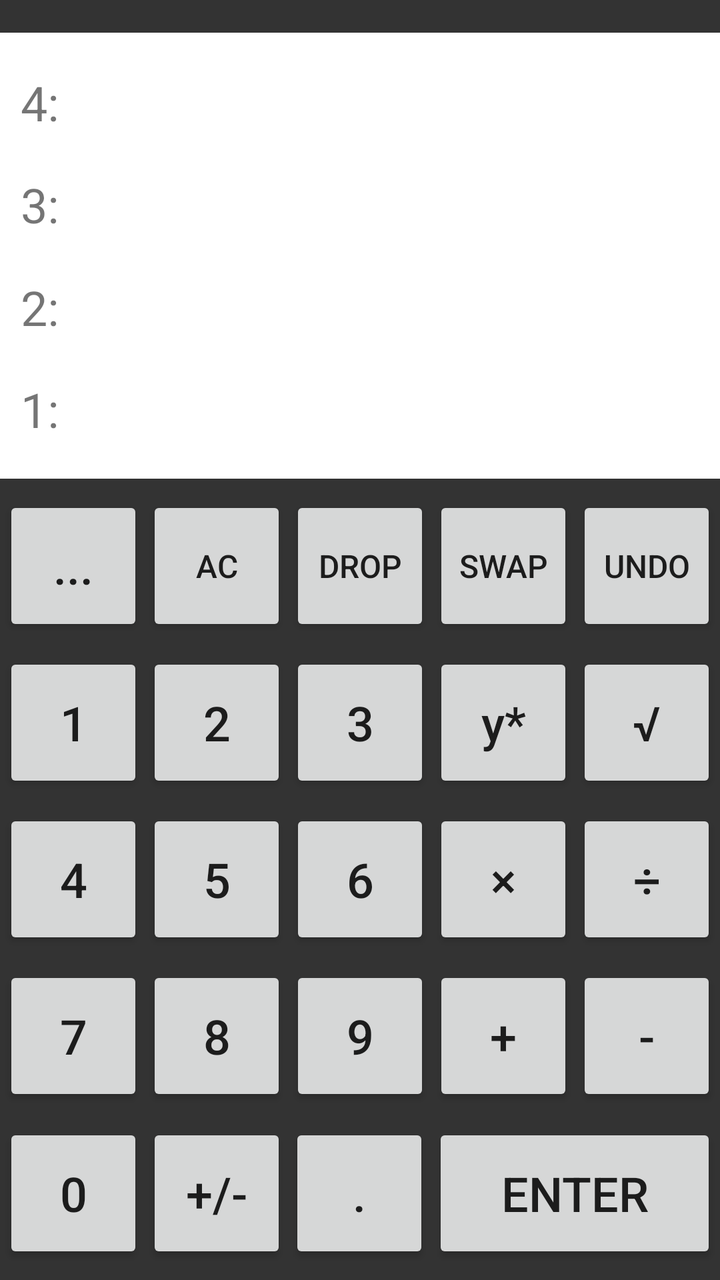
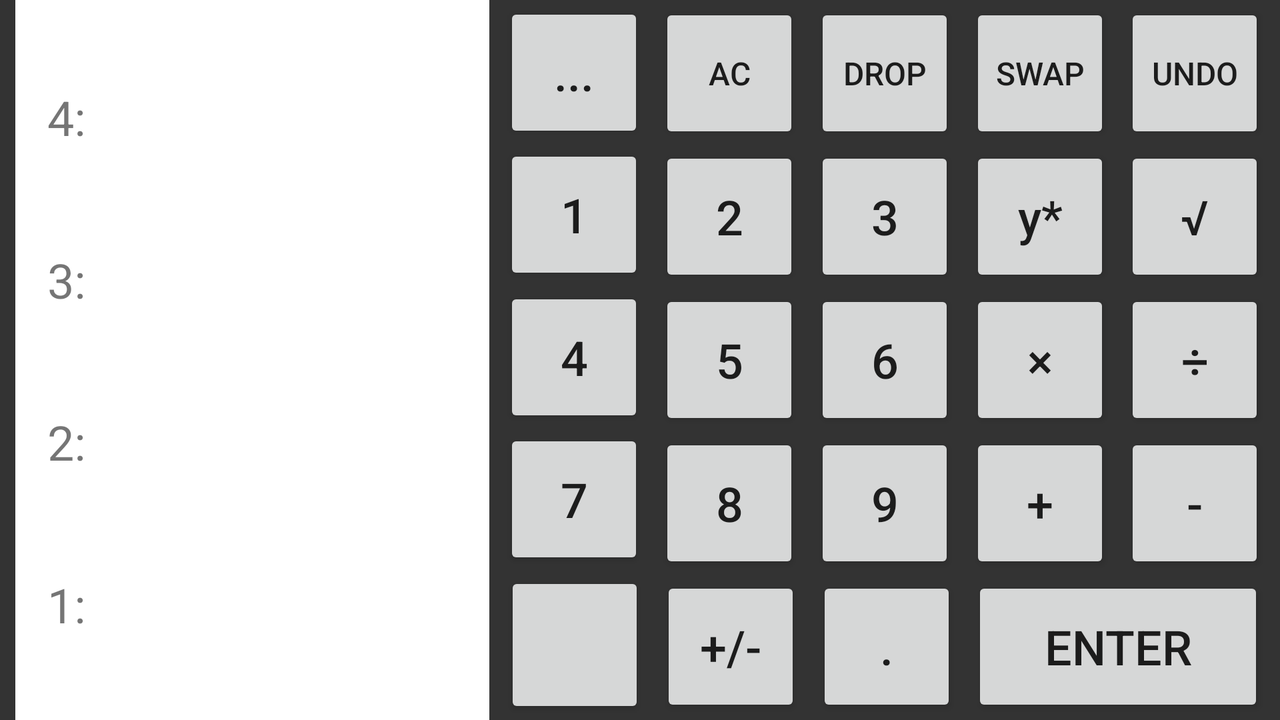

The same Android screen from two of the app's own layout files: first res/layout/ as a phone draws it, then the repository's variant for another configuration, drawn on a device whose configuration selects that folder. Both files follow.
<!-- AndroidManifest.xml: application theme AppTheme.NoActionBar -->
<!-- res/layout/activity_main.xml -->
<?xml version="1.0" encoding="utf-8"?>
<android.support.constraint.ConstraintLayout xmlns:android="http://schemas.android.com/apk/res/android"
    xmlns:app="http://schemas.android.com/apk/res-auto"
    xmlns:tools="http://schemas.android.com/tools"
    android:layout_width="match_parent"
    android:layout_height="match_parent"
    android:background="#333333"
    tools:context="com.example.android.calculatorrpn.MainActivity"
    tools:layout_editor_absoluteY="81dp">

    <android.support.constraint.ConstraintLayout
        android:id="@+id/constraintLayout"
        android:layout_width="372dp"
        android:layout_height="223dp"
        android:layout_marginTop="8dp"
        android:background="#FFFFFF"
        app:layout_constraintBottom_toTopOf="@+id/button34"
        app:layout_constraintEnd_toEndOf="parent"
        app:layout_constraintHorizontal_bias="0.5"
        app:layout_constraintStart_toStartOf="parent"
        app:layout_constraintTop_toTopOf="parent">

        <TextView
            android:id="@+id/three"
            android:layout_width="wrap_content"
            android:layout_height="wrap_content"
            android:layout_marginStart="16dp"
            android:text="3:"
            android:textSize="24dp"
            app:layout_constraintBottom_toTopOf="@+id/two"
            app:layout_constraintStart_toStartOf="parent"
            app:layout_constraintTop_toBottomOf="@+id/four" />

        <TextView
            android:id="@+id/two"
            android:layout_width="wrap_content"
            android:layout_height="wrap_content"
            android:layout_marginStart="16dp"
            android:text="2:"
            android:textSize="24dp"
            app:layout_constraintBottom_toTopOf="@+id/one"
            app:layout_constraintStart_toStartOf="parent"
            app:layout_constraintTop_toBottomOf="@+id/three" />

        <TextView
            android:id="@+id/four"
            android:layout_width="wrap_content"
            android:layout_height="wrap_content"
            android:layout_marginStart="16dp"
            android:text="4:"
            android:textSize="24dp"
            app:layout_constraintBottom_toTopOf="@+id/three"
            app:layout_constraintStart_toStartOf="parent"
            app:layout_constraintTop_toTopOf="parent" />

        <TextView
            android:id="@+id/one"
            android:layout_width="wrap_content"
            android:layout_height="wrap_content"
            android:layout_marginStart="16dp"
            android:text="1:"
            android:textSize="24dp"
            app:layout_constraintBottom_toBottomOf="parent"
            app:layout_constraintStart_toStartOf="parent"
            app:layout_constraintTop_toBottomOf="@+id/two" />

        <TextView
            android:id="@+id/stackFour"
            android:layout_width="wrap_content"
            android:layout_height="wrap_content"
            android:layout_marginStart="20dp"
            android:textSize="24dp"
            app:layout_constraintBottom_toTopOf="@+id/stackThree"
            app:layout_constraintStart_toEndOf="@+id/four"
            app:layout_constraintTop_toTopOf="parent"
            app:layout_constraintVertical_bias="0.421" />

        <TextView
            android:id="@+id/stackThree"
            android:layout_width="wrap_content"
            android:layout_height="wrap_content"
            android:layout_marginStart="20dp"
            android:textSize="24dp"
            app:layout_constraintBottom_toTopOf="@+id/stackTwo"
            app:layout_constraintStart_toEndOf="@+id/three"
            app:layout_constraintTop_toBottomOf="@+id/stackFour" />

        <TextView
            android:id="@+id/stackTwo"
            android:layout_width="wrap_content"
            android:layout_height="wrap_content"
            android:layout_marginStart="20dp"
            android:textSize="24dp"
            app:layout_constraintBottom_toTopOf="@+id/stackOne"
            app:layout_constraintStart_toEndOf="@+id/two"
            app:layout_constraintTop_toBottomOf="@+id/stackThree" />

        <TextView
            android:id="@+id/stackOne"
            android:layout_width="wrap_content"
            android:layout_height="29dp"
            android:layout_marginStart="20dp"
            android:textSize="24dp"
            app:layout_constraintBottom_toBottomOf="parent"
            app:layout_constraintStart_toEndOf="@+id/one"
            app:layout_constraintTop_toBottomOf="@+id/stackTwo"
            app:layout_constraintVertical_bias="0.609" />

    </android.support.constraint.ConstraintLayout>

    <Button
        android:id="@+id/oneButton"
        style="@style/myButton"
        android:text="1"
        android:onClick="insert"
        app:layout_constraintBottom_toTopOf="@+id/fourButton"
        app:layout_constraintEnd_toStartOf="@+id/twoButton"
        app:layout_constraintHorizontal_bias="0.5"
        app:layout_constraintStart_toStartOf="parent"
        app:layout_constraintTop_toBottomOf="@+id/button30" />

    <Button
        android:id="@+id/twoButton"
        style="@style/myButton"
        android:text="2"
        android:onClick="insert"
        app:layout_constraintBottom_toTopOf="@+id/fiveButton"
        app:layout_constraintEnd_toStartOf="@+id/threeButton"
        app:layout_constraintHorizontal_bias="0.5"
        app:layout_constraintStart_toEndOf="@+id/oneButton"
        app:layout_constraintTop_toBottomOf="@+id/button34" />

    <Button
        android:id="@+id/threeButton"
        style="@style/myButton"
        android:text="3"
        android:onClick="insert"
        app:layout_constraintBottom_toTopOf="@+id/sixButton"
        app:layout_constraintEnd_toStartOf="@+id/button22"
        app:layout_constraintHorizontal_bias="0.5"
        app:layout_constraintStart_toEndOf="@+id/twoButton"
        app:layout_constraintTop_toBottomOf="@+id/button31" />

    <Button
        android:id="@+id/fourButton"
        style="@style/myButton"

        android:text="4"
        android:onClick="insert"
        app:layout_constraintBottom_toTopOf="@+id/sevenButton"
        app:layout_constraintEnd_toStartOf="@+id/twoButton"
        app:layout_constraintHorizontal_bias="0.5"
        app:layout_constraintStart_toStartOf="parent"
        app:layout_constraintTop_toBottomOf="@+id/oneButton" />

    <Button
        android:id="@+id/fiveButton"
        style="@style/myButton"
        android:text="5"
        android:onClick="insert"
        app:layout_constraintBottom_toTopOf="@+id/eightButton"
        app:layout_constraintEnd_toStartOf="@+id/sixButton"
        app:layout_constraintHorizontal_bias="0.5"
        app:layout_constraintStart_toEndOf="@+id/fourButton"
        app:layout_constraintTop_toBottomOf="@+id/twoButton" />

    <Button
        android:id="@+id/sixButton"
        style="@style/myButton"
        android:text="6"
        android:onClick="insert"
        app:layout_constraintBottom_toTopOf="@+id/nineButton"
        app:layout_constraintEnd_toStartOf="@+id/button24"
        app:layout_constraintHorizontal_bias="0.5"
        app:layout_constraintStart_toEndOf="@+id/fiveButton"
        app:layout_constraintTop_toBottomOf="@+id/threeButton" />

    <Button
        android:id="@+id/sevenButton"
        style="@style/myButton"
        android:onClick="insert"
        android:text="7"
        app:layout_constraintBottom_toTopOf="@+id/zeroButton"
        app:layout_constraintEnd_toStartOf="@+id/fiveButton"
        app:layout_constraintStart_toStartOf="parent"
        app:layout_constraintTop_toBottomOf="@+id/fourButton" />

    <Button
        android:id="@+id/eightButton"
        style="@style/myButton"
        android:text="8"
        android:onClick="insert"
        app:layout_constraintBottom_toTopOf="@+id/button19"
        app:layout_constraintEnd_toStartOf="@+id/nineButton"
        app:layout_constraintHorizontal_bias="0.5"
        app:layout_constraintStart_toEndOf="@+id/sevenButton"
        app:layout_constraintTop_toBottomOf="@+id/fiveButton" />

    <Button
        android:id="@+id/nineButton"
        style="@style/myButton"
        android:text="9"
        android:onClick="insert"
        app:layout_constraintBottom_toTopOf="@+id/button21"
        app:layout_constraintEnd_toStartOf="@+id/button26"
        app:layout_constraintHorizontal_bias="0.5"
        app:layout_constraintStart_toEndOf="@+id/eightButton"
        app:layout_constraintTop_toBottomOf="@+id/sixButton" />


    <Button
        android:id="@+id/button19"
        style="@style/myButton"
        android:text="+/-"
        android:onClick="changeSign"
        app:layout_constraintBottom_toBottomOf="parent"
        app:layout_constraintEnd_toStartOf="@+id/button21"
        app:layout_constraintHorizontal_bias="0.5"
        app:layout_constraintStart_toEndOf="@+id/zeroButton"
        app:layout_constraintTop_toBottomOf="@+id/eightButton" />

    <Button
        android:id="@+id/zeroButton"
        style="@style/myButton"
        android:onClick="insert"
        android:text="0"
        app:layout_constraintBottom_toBottomOf="parent"
        app:layout_constraintEnd_toStartOf="@+id/button19"
        app:layout_constraintHorizontal_bias="0.5"
        app:layout_constraintStart_toStartOf="parent"
        app:layout_constraintTop_toBottomOf="@+id/sevenButton" />

    <Button
        android:id="@+id/button21"
        style="@style/myButton"
        android:text="."
        android:onClick="insert"
        app:layout_constraintBottom_toBottomOf="parent"
        app:layout_constraintEnd_toStartOf="@+id/button28"
        app:layout_constraintHorizontal_bias="0.5"
        app:layout_constraintStart_toEndOf="@+id/button19"
        app:layout_constraintTop_toBottomOf="@+id/nineButton" />

    <Button
        android:id="@+id/button22"
        style="@style/myButton"
        android:text="y*"
        android:textAllCaps="false"
        android:onClick="exponentiation"
        app:layout_constraintBottom_toTopOf="@+id/button24"
        app:layout_constraintEnd_toStartOf="@+id/button23"
        app:layout_constraintHorizontal_bias="0.5"
        app:layout_constraintStart_toEndOf="@+id/threeButton"
        app:layout_constraintTop_toBottomOf="@+id/button32" />

    <Button
        android:id="@+id/button23"
        style="@style/myButton"
        android:onClick="sqrt"
        android:text="√"
        app:layout_constraintBottom_toTopOf="@+id/button25"
        app:layout_constraintEnd_toEndOf="parent"
        app:layout_constraintHorizontal_bias="0.5"
        app:layout_constraintStart_toEndOf="@+id/button22"
        app:layout_constraintTop_toBottomOf="@+id/button33" />

    <Button
        android:id="@+id/button24"
        style="@style/myButton"
        android:text="×"

        android:onClick="multiplication"
        app:layout_constraintBottom_toTopOf="@+id/button26"
        app:layout_constraintEnd_toStartOf="@+id/button25"
        app:layout_constraintHorizontal_bias="0.5"
        app:layout_constraintStart_toEndOf="@+id/threeButton"
        app:layout_constraintTop_toBottomOf="@+id/button22" />

    <Button
        android:id="@+id/button25"
        style="@style/myButton"
        android:onClick="division"
        android:text="÷"
        app:layout_constraintBottom_toTopOf="@+id/button27"
        app:layout_constraintEnd_toEndOf="parent"
        app:layout_constraintHorizontal_bias="0.5"
        app:layout_constraintStart_toEndOf="@+id/button24"
        app:layout_constraintTop_toBottomOf="@+id/button23" />

    <Button
        android:id="@+id/button26"
        style="@style/myButton"
        android:text="+"
        android:onClick="addition"
        app:layout_constraintBottom_toTopOf="@+id/button28"
        app:layout_constraintEnd_toStartOf="@+id/button27"
        app:layout_constraintHorizontal_bias="0.5"
        app:layout_constraintStart_toEndOf="@+id/sixButton"
        app:layout_constraintTop_toBottomOf="@+id/button24" />

    <Button
        android:id="@+id/button27"
        style="@style/myButton"
        android:text="-"
        android:onClick="subtraction"
        app:layout_constraintBottom_toTopOf="@+id/button28"
        app:layout_constraintEnd_toEndOf="parent"
        app:layout_constraintHorizontal_bias="0.5"
        app:layout_constraintStart_toEndOf="@+id/button26"
        app:layout_constraintTop_toBottomOf="@+id/button25" />

    <Button
        android:id="@+id/button28"
        style="@style/myButton"
        android:layout_width="142dp"
        android:text="ENTER"
        android:onClick="enter"
        app:layout_constraintBottom_toBottomOf="parent"
        app:layout_constraintEnd_toEndOf="parent"
        app:layout_constraintHorizontal_bias="0.5"
        app:layout_constraintStart_toEndOf="@+id/button21"
        app:layout_constraintTop_toBottomOf="@+id/button26" />

    <Button
        android:id="@+id/button30"
        style="@style/myButton"
        android:text="..."
        android:onClick="openSettings"
        app:layout_constraintBottom_toTopOf="@+id/oneButton"
        app:layout_constraintEnd_toStartOf="@+id/button34"
        app:layout_constraintHorizontal_bias="0.5"
        app:layout_constraintStart_toStartOf="parent"
        app:layout_constraintTop_toBottomOf="@+id/constraintLayout" />

    <Button
        android:id="@+id/button31"
        style="@style/myButton"
        android:onClick="drop"
        android:text="DROP"
        android:textSize="16dp"
        app:layout_constraintBottom_toTopOf="@+id/threeButton"
        app:layout_constraintEnd_toStartOf="@+id/button32"
        app:layout_constraintHorizontal_bias="0.5"
        app:layout_constraintStart_toEndOf="@+id/button34"
        app:layout_constraintTop_toBottomOf="@+id/constraintLayout" />

    <Button
        android:id="@+id/button32"
        style="@style/myButton"
        android:onClick="swap"
        android:text="SWAP"
        android:textSize="16dp"
        app:layout_constraintBottom_toTopOf="@+id/button22"
        app:layout_constraintEnd_toStartOf="@+id/button33"
        app:layout_constraintHorizontal_bias="0.5"
        app:layout_constraintStart_toEndOf="@+id/button31"
        app:layout_constraintTop_toBottomOf="@+id/constraintLayout" />

    <Button
        android:id="@+id/button33"
        style="@style/myButton"
        android:onClick="undo"
        android:text="UNDO"
        android:textSize="16sp"
        app:layout_constraintBottom_toTopOf="@+id/button23"
        app:layout_constraintEnd_toEndOf="parent"
        app:layout_constraintHorizontal_bias="0.5"
        app:layout_constraintStart_toEndOf="@+id/button32"
        app:layout_constraintTop_toBottomOf="@+id/constraintLayout" />

    <Button
        android:id="@+id/button34"

        style="@style/myButton"
        android:onClick="allClear"
        android:text="AC"
        android:textSize="16dp"
        app:layout_constraintBottom_toTopOf="@+id/twoButton"
        app:layout_constraintEnd_toStartOf="@+id/button31"
        app:layout_constraintHorizontal_bias="0.5"
        app:layout_constraintStart_toEndOf="@+id/button30"
        app:layout_constraintTop_toBottomOf="@+id/constraintLayout" />

</android.support.constraint.ConstraintLayout>
<!-- resources referenced by this layout -->
<resources>
  <style name="myButton">
          <item name="android:layout_width">70dp</item>
          <item name="android:layout_height">70dp</item>
          <item name="android:textSize">24dp</item>
      </style>
  <style name="AppTheme.NoActionBar" parent="Theme.AppCompat.Light.DarkActionBar">
          <item name="windowActionBar">false</item>
          <item name="windowNoTitle">true</item>
          <item name="android:windowFullscreen">true</item>
      </style>
</resources>
<!-- res/layout-land/activity_main.xml (the repository's variant of the layout above) -->
<!-- drawn on the phone turned sideways -->
<?xml version="1.0" encoding="utf-8"?>
<android.support.constraint.ConstraintLayout xmlns:android="http://schemas.android.com/apk/res/android"
    xmlns:app="http://schemas.android.com/apk/res-auto"
    xmlns:tools="http://schemas.android.com/tools"
    android:layout_width="match_parent"
    android:layout_height="match_parent"
    android:background="#333333"
    tools:context="com.example.android.calculatorrpn.MainActivity"
    tools:layout_editor_absoluteY="81dp">

    <android.support.constraint.ConstraintLayout
        android:id="@+id/constraintLayout"
        android:layout_width="237dp"
        android:layout_height="374dp"
        android:background="#FFFFFF"
        app:layout_constraintBottom_toBottomOf="parent"
        app:layout_constraintEnd_toStartOf="@+id/oneButton"
        app:layout_constraintHorizontal_bias="0.5"
        app:layout_constraintStart_toStartOf="parent"
        app:layout_constraintTop_toTopOf="parent">

        <TextView
            android:id="@+id/three"
            android:layout_width="wrap_content"
            android:layout_height="wrap_content"
            android:layout_marginStart="16dp"
            android:text="3:"
            android:textSize="24dp"
            app:layout_constraintBottom_toTopOf="@+id/two"
            app:layout_constraintStart_toStartOf="parent"
            app:layout_constraintTop_toBottomOf="@+id/four" />

        <TextView
            android:id="@+id/two"
            android:layout_width="wrap_content"
            android:layout_height="wrap_content"
            android:layout_marginStart="16dp"
            android:text="2:"
            android:textSize="24dp"
            app:layout_constraintBottom_toTopOf="@+id/one"
            app:layout_constraintStart_toStartOf="parent"
            app:layout_constraintTop_toBottomOf="@+id/three" />

        <TextView
            android:id="@+id/four"
            android:layout_width="wrap_content"
            android:layout_height="wrap_content"
            android:layout_marginStart="16dp"
            android:text="4:"
            android:textSize="24dp"
            app:layout_constraintBottom_toTopOf="@+id/three"
            app:layout_constraintStart_toStartOf="parent"
            app:layout_constraintTop_toTopOf="parent" />

        <TextView
            android:id="@+id/one"
            android:layout_width="wrap_content"
            android:layout_height="wrap_content"
            android:layout_marginStart="16dp"
            android:text="1:"
            android:textSize="24dp"
            app:layout_constraintBottom_toBottomOf="parent"
            app:layout_constraintStart_toStartOf="parent"
            app:layout_constraintTop_toBottomOf="@+id/two" />

        <TextView
            android:id="@+id/stackFour"
            android:layout_width="wrap_content"
            android:layout_height="wrap_content"
            android:layout_marginStart="20dp"
            android:textSize="24dp"
            app:layout_constraintBottom_toTopOf="@+id/stackThree"
            app:layout_constraintStart_toEndOf="@+id/four"
            app:layout_constraintTop_toTopOf="parent"
            app:layout_constraintVertical_bias="0.421" />

        <TextView
            android:id="@+id/stackThree"
            android:layout_width="wrap_content"
            android:layout_height="wrap_content"
            android:layout_marginStart="20dp"
            android:textSize="24dp"
            app:layout_constraintBottom_toTopOf="@+id/stackTwo"
            app:layout_constraintStart_toEndOf="@+id/three"
            app:layout_constraintTop_toBottomOf="@+id/stackFour" />

        <TextView
            android:id="@+id/stackTwo"
            android:layout_width="wrap_content"
            android:layout_height="wrap_content"
            android:layout_marginStart="20dp"
            android:textSize="24dp"
            app:layout_constraintBottom_toTopOf="@+id/stackOne"
            app:layout_constraintStart_toEndOf="@+id/two"
            app:layout_constraintTop_toBottomOf="@+id/stackThree" />

        <TextView
            android:id="@+id/stackOne"
            android:layout_width="wrap_content"
            android:layout_height="29dp"
            android:layout_marginStart="20dp"
            android:textSize="24dp"
            app:layout_constraintBottom_toBottomOf="parent"
            app:layout_constraintStart_toEndOf="@+id/one"
            app:layout_constraintTop_toBottomOf="@+id/stackTwo"
            app:layout_constraintVertical_bias="0.609" />

    </android.support.constraint.ConstraintLayout>

    <Button
        android:id="@+id/oneButton"
        style="@style/myButton"
        android:onClick="insert"
        android:text="1"
        app:layout_constraintBottom_toTopOf="@+id/fourButton"
        app:layout_constraintEnd_toStartOf="@+id/twoButton"
        app:layout_constraintHorizontal_bias="0.5"
        app:layout_constraintStart_toEndOf="@+id/constraintLayout"
        app:layout_constraintTop_toBottomOf="@+id/button30" />

    <Button
        android:id="@+id/twoButton"
        style="@style/myButton"
        android:onClick="insert"
        android:text="2"
        app:layout_constraintBottom_toTopOf="@+id/fiveButton"
        app:layout_constraintEnd_toStartOf="@+id/threeButton"
        app:layout_constraintHorizontal_bias="0.5"
        app:layout_constraintStart_toEndOf="@+id/oneButton"
        app:layout_constraintTop_toBottomOf="@+id/button34" />

    <Button
        android:id="@+id/threeButton"
        style="@style/myButton"
        android:onClick="insert"
        android:text="3"
        app:layout_constraintBottom_toTopOf="@+id/sixButton"
        app:layout_constraintEnd_toStartOf="@+id/button22"
        app:layout_constraintHorizontal_bias="0.5"
        app:layout_constraintStart_toEndOf="@+id/twoButton"
        app:layout_constraintTop_toBottomOf="@+id/button31" />

    <Button
        android:id="@+id/fourButton"
        style="@style/myButton"

        android:onClick="insert"
        android:text="4"
        app:layout_constraintBottom_toTopOf="@+id/sevenButton"
        app:layout_constraintEnd_toStartOf="@+id/fiveButton"
        app:layout_constraintHorizontal_bias="0.5"
        app:layout_constraintStart_toEndOf="@+id/constraintLayout"
        app:layout_constraintTop_toBottomOf="@+id/oneButton" />

    <Button
        android:id="@+id/fiveButton"
        style="@style/myButton"
        android:onClick="insert"
        android:text="5"
        app:layout_constraintBottom_toTopOf="@+id/eightButton"
        app:layout_constraintEnd_toStartOf="@+id/sixButton"
        app:layout_constraintHorizontal_bias="0.5"
        app:layout_constraintStart_toEndOf="@+id/fourButton"
        app:layout_constraintTop_toBottomOf="@+id/twoButton" />

    <Button
        android:id="@+id/sixButton"
        style="@style/myButton"
        android:onClick="insert"
        android:text="6"
        app:layout_constraintBottom_toTopOf="@+id/nineButton"
        app:layout_constraintEnd_toStartOf="@+id/button24"
        app:layout_constraintHorizontal_bias="0.5"
        app:layout_constraintStart_toEndOf="@+id/fiveButton"
        app:layout_constraintTop_toBottomOf="@+id/threeButton" />

    <Button
        android:id="@+id/sevenButton"
        style="@style/myButton"
        android:onClick="insert"
        android:text="7"
        app:layout_constraintBottom_toTopOf="@+id/zeroButton"
        app:layout_constraintEnd_toStartOf="@+id/eightButton"
        app:layout_constraintHorizontal_bias="0.5"
        app:layout_constraintStart_toEndOf="@+id/constraintLayout"
        app:layout_constraintTop_toBottomOf="@+id/fourButton" />

    <Button
        android:id="@+id/eightButton"
        style="@style/myButton"
        android:onClick="insert"
        android:text="8"
        app:layout_constraintBottom_toTopOf="@+id/button19"
        app:layout_constraintEnd_toStartOf="@+id/nineButton"
        app:layout_constraintHorizontal_bias="0.5"
        app:layout_constraintStart_toEndOf="@+id/sevenButton"
        app:layout_constraintTop_toBottomOf="@+id/fiveButton" />

    <Button
        android:id="@+id/nineButton"
        style="@style/myButton"
        android:onClick="insert"
        android:text="9"
        app:layout_constraintBottom_toTopOf="@+id/button21"
        app:layout_constraintEnd_toStartOf="@+id/button26"
        app:layout_constraintHorizontal_bias="0.5"
        app:layout_constraintStart_toEndOf="@+id/eightButton"
        app:layout_constraintTop_toBottomOf="@+id/sixButton" />


    <Button
        android:id="@+id/button19"
        style="@style/myButton"
        android:onClick="changeSign"
        android:text="+/-"
        app:layout_constraintBottom_toBottomOf="parent"
        app:layout_constraintEnd_toStartOf="@+id/button21"
        app:layout_constraintHorizontal_bias="0.5"
        app:layout_constraintStart_toEndOf="@+id/zeroButton"
        app:layout_constraintTop_toBottomOf="@+id/eightButton" />

    <Button
        android:id="@+id/zeroButton"
        style="@style/myButton"
        android:layout_height="73dp"
        android:onClick="insert"
        app:layout_constraintBottom_toBottomOf="parent"
        app:layout_constraintEnd_toStartOf="@+id/button19"
        app:layout_constraintHorizontal_bias="0.5"
        app:layout_constraintStart_toEndOf="@+id/constraintLayout"
        app:layout_constraintTop_toBottomOf="@+id/sevenButton" />

    <Button
        android:id="@+id/button21"
        style="@style/myButton"
        android:onClick="insert"
        android:text="."
        app:layout_constraintBottom_toBottomOf="parent"
        app:layout_constraintEnd_toStartOf="@+id/button28"
        app:layout_constraintHorizontal_bias="0.5"
        app:layout_constraintStart_toEndOf="@+id/button19"
        app:layout_constraintTop_toBottomOf="@+id/nineButton" />

    <Button
        android:id="@+id/button22"
        style="@style/myButton"
        android:onClick="exponentiation"
        android:text="y*"
        android:textAllCaps="false"
        app:layout_constraintBottom_toTopOf="@+id/button24"
        app:layout_constraintEnd_toStartOf="@+id/button23"
        app:layout_constraintHorizontal_bias="0.5"
        app:layout_constraintStart_toEndOf="@+id/threeButton"
        app:layout_constraintTop_toBottomOf="@+id/button32" />

    <Button
        android:id="@+id/button23"
        style="@style/myButton"
        android:onClick="sqrt"
        android:text="√"
        app:layout_constraintBottom_toTopOf="@+id/button25"
        app:layout_constraintEnd_toEndOf="parent"
        app:layout_constraintHorizontal_bias="0.5"
        app:layout_constraintStart_toEndOf="@+id/button22"
        app:layout_constraintTop_toBottomOf="@+id/button33" />

    <Button
        android:id="@+id/button24"
        style="@style/myButton"
        android:onClick="multiplication"

        android:text="×"
        app:layout_constraintBottom_toTopOf="@+id/button26"
        app:layout_constraintEnd_toStartOf="@+id/button25"
        app:layout_constraintHorizontal_bias="0.5"
        app:layout_constraintStart_toEndOf="@+id/sixButton"
        app:layout_constraintTop_toBottomOf="@+id/button22" />

    <Button
        android:id="@+id/button25"
        style="@style/myButton"
        android:onClick="division"
        android:text="÷"
        app:layout_constraintBottom_toTopOf="@+id/button27"
        app:layout_constraintEnd_toEndOf="parent"
        app:layout_constraintHorizontal_bias="0.5"
        app:layout_constraintStart_toEndOf="@+id/button24"
        app:layout_constraintTop_toBottomOf="@+id/button23" />

    <Button
        android:id="@+id/button26"
        style="@style/myButton"
        android:onClick="addition"
        android:text="+"
        app:layout_constraintBottom_toTopOf="@+id/button28"
        app:layout_constraintEnd_toStartOf="@+id/button27"
        app:layout_constraintHorizontal_bias="0.5"
        app:layout_constraintStart_toEndOf="@+id/nineButton"
        app:layout_constraintTop_toBottomOf="@+id/button24" />

    <Button
        android:id="@+id/button27"
        style="@style/myButton"
        android:onClick="subtraction"
        android:text="-"
        app:layout_constraintBottom_toTopOf="@+id/button28"
        app:layout_constraintEnd_toEndOf="parent"
        app:layout_constraintHorizontal_bias="0.5"
        app:layout_constraintStart_toEndOf="@+id/button26"
        app:layout_constraintTop_toBottomOf="@+id/button25" />

    <Button
        android:id="@+id/button28"
        style="@style/myButton"
        android:layout_width="146dp"
        android:onClick="enter"
        android:text="ENTER"
        app:layout_constraintBottom_toBottomOf="parent"
        app:layout_constraintEnd_toEndOf="parent"
        app:layout_constraintHorizontal_bias="0.5"
        app:layout_constraintStart_toEndOf="@+id/button21"
        app:layout_constraintTop_toBottomOf="@+id/button26" />

    <Button
        android:id="@+id/button30"
        style="@style/myButton"
        android:onClick="openSettings"
        android:text="..."
        app:layout_constraintBottom_toTopOf="@+id/oneButton"
        app:layout_constraintEnd_toStartOf="@+id/button34"
        app:layout_constraintHorizontal_bias="0.5"
        app:layout_constraintStart_toEndOf="@+id/constraintLayout"
        app:layout_constraintTop_toTopOf="parent" />

    <Button
        android:id="@+id/button31"
        style="@style/myButton"
        android:onClick="drop"
        android:text="DROP"
        android:textSize="16dp"
        app:layout_constraintBottom_toTopOf="@+id/threeButton"
        app:layout_constraintEnd_toStartOf="@+id/button32"
        app:layout_constraintHorizontal_bias="0.5"
        app:layout_constraintStart_toEndOf="@+id/button34"
        app:layout_constraintTop_toTopOf="parent" />

    <Button
        android:id="@+id/button32"
        style="@style/myButton"
        android:onClick="swap"
        android:text="SWAP"
        android:textSize="16dp"
        app:layout_constraintBottom_toTopOf="@+id/button22"
        app:layout_constraintEnd_toStartOf="@+id/button33"
        app:layout_constraintHorizontal_bias="0.5"
        app:layout_constraintStart_toEndOf="@+id/button31"
        app:layout_constraintTop_toTopOf="parent" />

    <Button
        android:id="@+id/button33"
        style="@style/myButton"
        android:onClick="undo"
        android:text="UNDO"
        android:textSize="16sp"
        app:layout_constraintBottom_toTopOf="@+id/button23"
        app:layout_constraintEnd_toEndOf="parent"
        app:layout_constraintHorizontal_bias="0.5"
        app:layout_constraintStart_toEndOf="@+id/button32"
        app:layout_constraintTop_toTopOf="parent" />

    <Button
        android:id="@+id/button34"

        style="@style/myButton"
        android:onClick="allClear"
        android:text="AC"
        android:textSize="16dp"
        app:layout_constraintBottom_toTopOf="@+id/twoButton"
        app:layout_constraintEnd_toStartOf="@+id/button31"
        app:layout_constraintHorizontal_bias="0.5"
        app:layout_constraintStart_toEndOf="@+id/button30"
        app:layout_constraintTop_toTopOf="parent" />

</android.support.constraint.ConstraintLayout>
